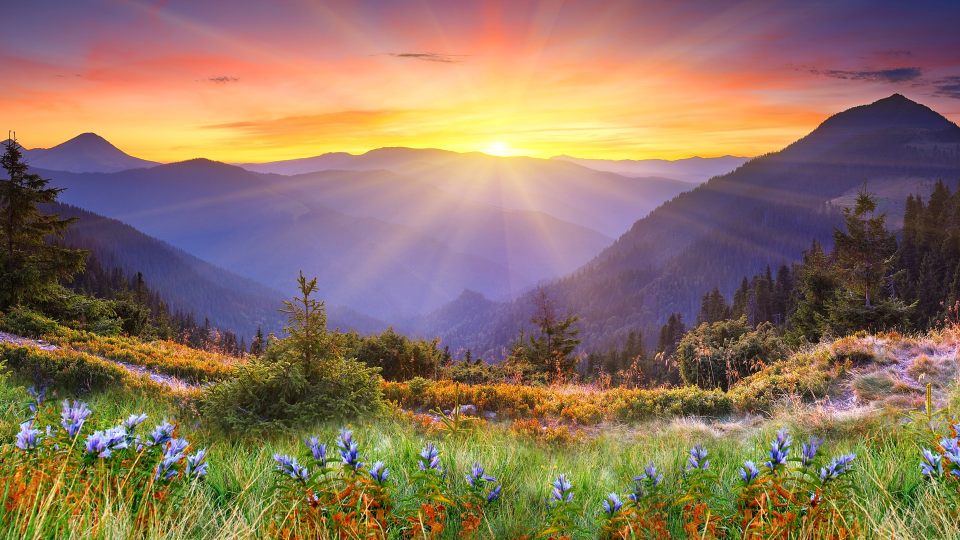
#> input picture test.jpg, 1920 x 1080 px (shown at 1/2 size)
$ python gaussian_filter.py   (older library calls are emulated)
#> lines starting #> are read from the running program, lines starting #| are printed output that depends on the picture
#!/usr/bin/python2.6
# -*- coding: utf-8 -*-
import cv2
import numpy as np
from matplotlib import pyplot as plt
import math
from functools import reduce


def gaussian(img, sigma=1.0):
    n, m = img.shape
    print(n, m)
    g = lambda x: math.exp(-x * x / (2 * sigma * sigma))

    X = np.asarray(img)
    Z = np.array(X, dtype=np.float)
    Y = np.zeros((n, m), dtype=np.float)
    # 窗口尺寸
    k_size = math.floor(6 * sigma - 1) // 2 * 2 + 1
    w = k_size // 2
    Sp = reduce(lambda x, y: x + y, np.exp(-np.square(np.arange(-w, w + 1)) / (2 * np.square(sigma))))

    # 横向扩展X 镜像
    X = np.concatenate([np.flip(X[:, 1:w + 1], axis=1), X, np.flip(X[:, -w - 1:m - 1], axis=1)], axis=1)
    # 横向计算
    for i in range(n):
        for j in range(m):
            Z[i, j] = 0
            for v in range(-w, w + 1):
                Z[i, j] += X[i, j + v] * g(v) / Sp

    print(Z.shape)
    # 纵向计算
    # 纵向扩展Z
    Z = np.concatenate([np.flip(Z[1:w + 1, :], axis=0), Z, np.flip(Z[-w - 1:n - 1, :], axis=0)], axis=0)
    print(Z.shape)
    for i in range(n):
        for j in range(m):
            Y[i, j] = 0
            for u in range(-w, w + 1):
                Y[i, j] += Z[i + u, j] * g(u) / Sp

    return Z


img = cv2.imread('test.jpg', 0)
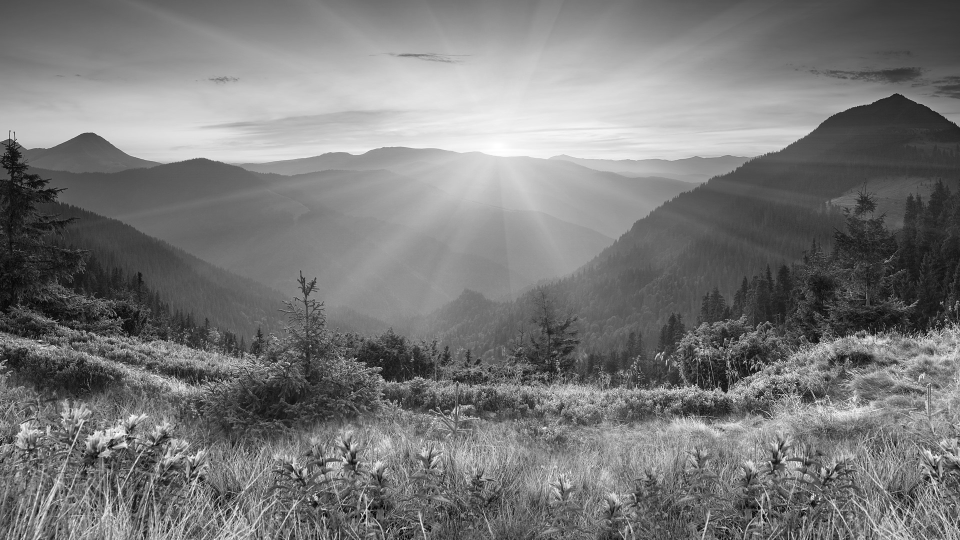
#> img: shape (1080, 1920) (shown at 1/2 size); min 0, max 255, mean 121.2

g1_img = gaussian(img,sigma=1)
#| 1080 1920
#| (1080, 1920)
#> in gaussian, `Z = np.concatenate([np.flip(Z[1:w + 1, :], axis=0), Z, np.flip(Z[-w - ..`:
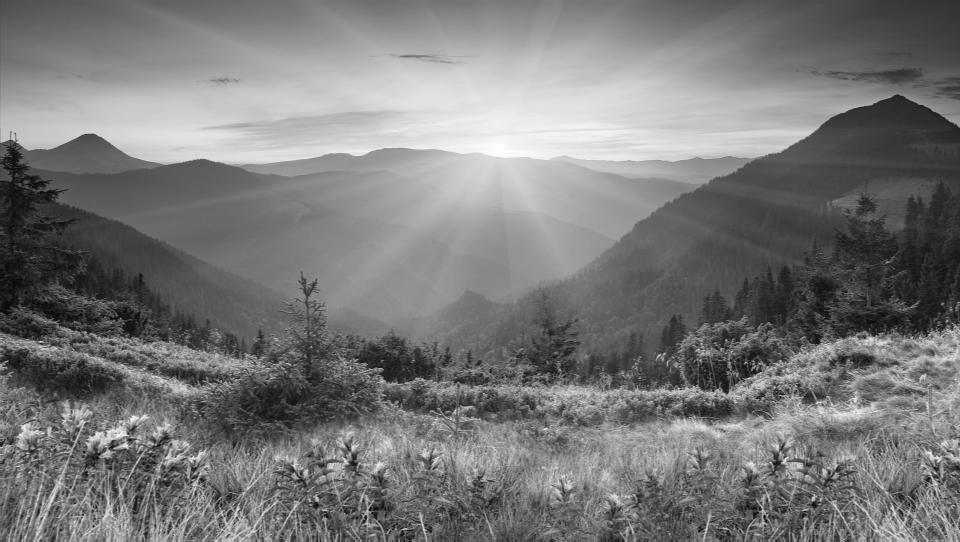
#> Z: shape (1084, 1920) float64 (shown at 1/2 size); min 1.6, max 255, mean 121.1
#| (1084, 1920)
#> after the loop in gaussian, `for i in range(n):`:
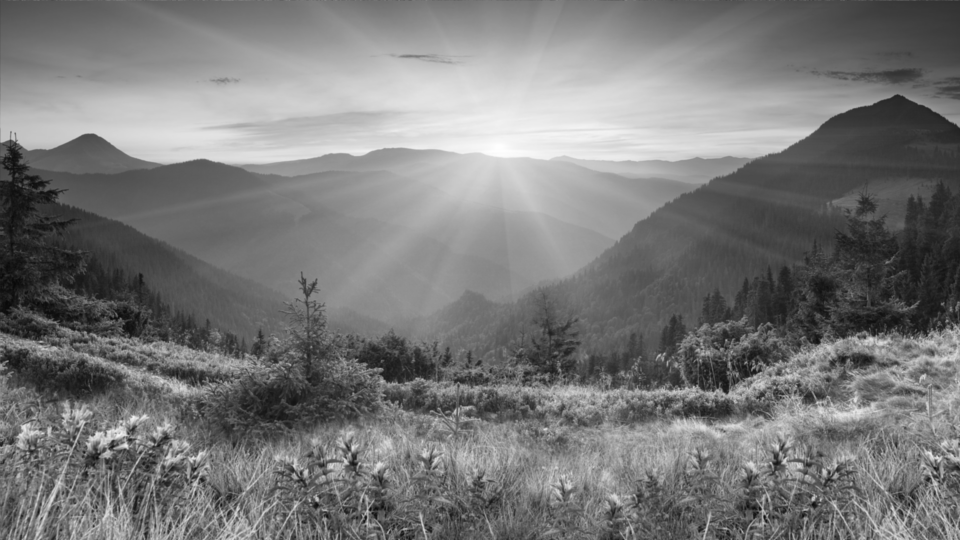
#> Y: shape (1080, 1920) float64 (shown at 1/2 size); min 8, max 255, mean 121.2
# g2_img = gaussian(img,sigma=1)
# g3_img = gaussian(img,sigma=2)

plt.subplot(221)
plt.imshow(img, cmap='gray')
plt.title('Input Image')

plt.subplot(222)
plt.imshow(g1_img, cmap='gray')
plt.title('sigma = 0.5')
# [8 lines of commented-out code are left out]

plt.show()
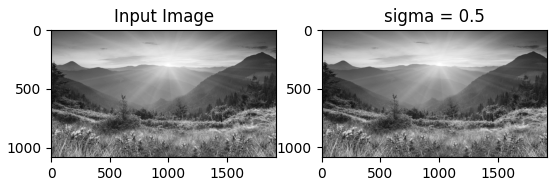
#> figure drawn by matplotlib, 2 panels
